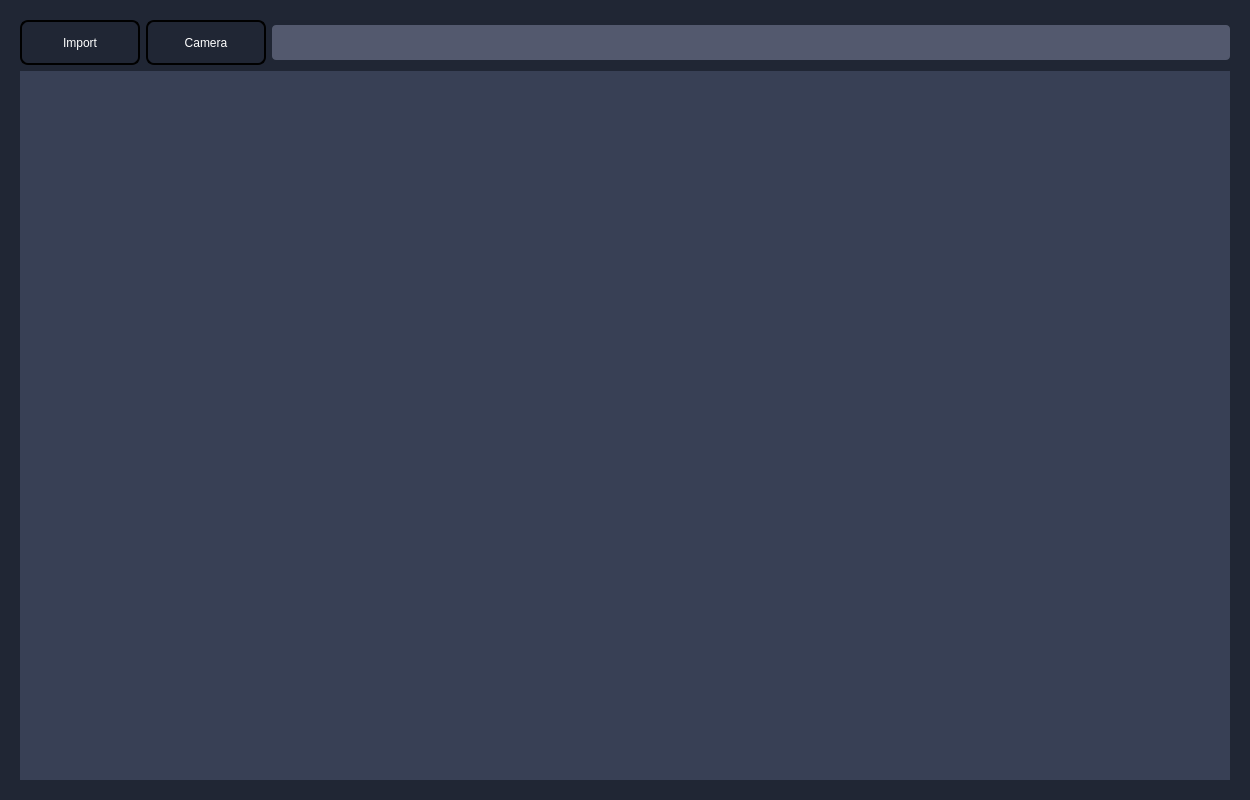
<?xml version="1.0" encoding="UTF-8"?>
<ui version="4.0">
 <class>Application</class>
 <widget class="QMainWindow" name="Application">
  <property name="geometry">
   <rect>
    <x>0</x>
    <y>0</y>
    <width>1250</width>
    <height>800</height>
   </rect>
  </property>
  <property name="minimumSize">
   <size>
    <width>1250</width>
    <height>800</height>
   </size>
  </property>
  <property name="maximumSize">
   <size>
    <width>1250</width>
    <height>800</height>
   </size>
  </property>
  <property name="mouseTracking">
   <bool>true</bool>
  </property>
  <property name="windowTitle">
   <string>MainWindow</string>
  </property>
  <property name="styleSheet">
   <string notr="true">background-color:rgb(32, 38, 52);</string>
  </property>
  <property name="tabShape">
   <enum>QTabWidget::Rounded</enum>
  </property>
  <widget class="QWidget" name="centralwidget">
   <property name="minimumSize">
    <size>
     <width>1250</width>
     <height>800</height>
    </size>
   </property>
   <property name="maximumSize">
    <size>
     <width>1250</width>
     <height>800</height>
    </size>
   </property>
   <property name="mouseTracking">
    <bool>true</bool>
   </property>
   <property name="styleSheet">
    <string notr="true">background-color:rgb(32, 38, 52);</string>
   </property>
   <layout class="QGridLayout" name="gridLayout">
    <property name="leftMargin">
     <number>20</number>
    </property>
    <property name="topMargin">
     <number>20</number>
    </property>
    <property name="rightMargin">
     <number>20</number>
    </property>
    <property name="bottomMargin">
     <number>20</number>
    </property>
    <item row="0" column="0">
     <layout class="QGridLayout" name="gridLayout_2">
      <item row="0" column="0">
       <layout class="QHBoxLayout" name="horizontalLayout">
        <item>
         <widget class="QToolButton" name="toolButton_import">
          <property name="minimumSize">
           <size>
            <width>120</width>
            <height>45</height>
           </size>
          </property>
          <property name="maximumSize">
           <size>
            <width>120</width>
            <height>45</height>
           </size>
          </property>
          <property name="font">
           <font>
            <pointsize>9</pointsize>
           </font>
          </property>
          <property name="styleSheet">
           <string notr="true">QToolButton {
	color:white; 
	background:qlineargradient(spread:pad, x1:0, y1:1, x2:0, y2:0, 		stop:0 rgba(32, 38, 52, 255), 
		stop:1 rgba(91, 99, 120, 255));
	border: 2px solid black;
	border-radius: 8px;
}</string>
          </property>
          <property name="text">
           <string>Import</string>
          </property>
         </widget>
        </item>
        <item>
         <widget class="QToolButton" name="toolButton_camera">
          <property name="minimumSize">
           <size>
            <width>120</width>
            <height>45</height>
           </size>
          </property>
          <property name="maximumSize">
           <size>
            <width>120</width>
            <height>45</height>
           </size>
          </property>
          <property name="font">
           <font>
            <pointsize>9</pointsize>
           </font>
          </property>
          <property name="styleSheet">
           <string notr="true">QToolButton {
	color:white; 
	background:qlineargradient(spread:pad, x1:0, y1:1, x2:0, y2:0, 		stop:0 rgba(32, 38, 52, 255), 
		stop:1 rgba(91, 99, 120, 255));
	border: 2px solid black;
	border-radius: 8px;
}

QToolButton:checked {
	color:white; 
	background-color: rgba(121, 129, 150, 255);
	border: 2px solid black;
	border-radius: 8px;
	padding: 0;
}

QToolButton:disabled {
	color:gray; 
	background-color: rgba(32, 38, 52, 255);
	border: 2px solid black;
	border-radius: 8px;
	padding: 0;
}</string>
          </property>
          <property name="text">
           <string>Camera</string>
          </property>
          <property name="checkable">
           <bool>true</bool>
          </property>
          <property name="checked">
           <bool>false</bool>
          </property>
         </widget>
        </item>
        <item>
         <widget class="QLineEdit" name="lineEdit_import">
          <property name="enabled">
           <bool>false</bool>
          </property>
          <property name="minimumSize">
           <size>
            <width>0</width>
            <height>35</height>
           </size>
          </property>
          <property name="styleSheet">
           <string notr="true">QLineEdit {
	border-radius: 4px;
	background-color:rgb(83, 89, 110);
	color:white;
	border: 1px solid black;
}

QLineEdit:disabled {
	border-radius: 4px;
	background-color:rgb(83, 89, 110);
	color:rgb(200, 200, 200);
	border: 0px solid black;
}</string>
          </property>
         </widget>
        </item>
       </layout>
      </item>
      <item row="1" column="0">
       <layout class="QHBoxLayout" name="horizontalLayout_2">
        <item>
         <layout class="QVBoxLayout" name="verticalLayout">
          <item>
           <widget class="QLabel" name="label_image">
            <property name="sizePolicy">
             <sizepolicy hsizetype="Expanding" vsizetype="Expanding">
              <horstretch>0</horstretch>
              <verstretch>0</verstretch>
             </sizepolicy>
            </property>
            <property name="minimumSize">
             <size>
              <width>0</width>
              <height>0</height>
             </size>
            </property>
            <property name="maximumSize">
             <size>
              <width>16777215</width>
              <height>16777215</height>
             </size>
            </property>
            <property name="autoFillBackground">
             <bool>false</bool>
            </property>
            <property name="styleSheet">
             <string notr="true">background-color: rgb(56, 64, 85);</string>
            </property>
            <property name="text">
             <string/>
            </property>
            <property name="scaledContents">
             <bool>false</bool>
            </property>
            <property name="alignment">
             <set>Qt::AlignCenter</set>
            </property>
           </widget>
          </item>
         </layout>
        </item>
       </layout>
      </item>
     </layout>
    </item>
   </layout>
  </widget>
 </widget>
 <resources/>
 <connections/>
</ui>
